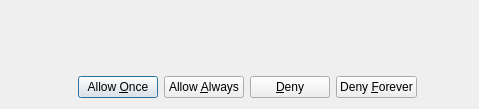
<ui version="4.0" >
 <author></author>
 <comment></comment>
 <exportmacro></exportmacro>
 <class>KBetterThanKDialogBase</class>
 <widget class="QDialog" name="KBetterThanKDialogBase" >
  <property name="geometry" >
   <rect>
    <x>0</x>
    <y>0</y>
    <width>479</width>
    <height>109</height>
   </rect>
  </property>
  <layout class="QGridLayout" >
   <property name="margin" >
    <number>11</number>
   </property>
   <property name="spacing" >
    <number>6</number>
   </property>
   <item row="0" column="0" colspan="3" >
    <widget class="QLabel" name="_label" />
   </item>
   <item row="1" column="2" >
    <spacer>
     <property name="orientation" >
      <enum>Qt::Horizontal</enum>
     </property>
     <property name="sizeType" >
      <enum>QSizePolicy::Expanding</enum>
     </property>
     <property name="sizeHint" >
      <size>
       <width>41</width>
       <height>21</height>
      </size>
     </property>
    </spacer>
   </item>
   <item row="1" column="1" >
    <layout class="QHBoxLayout" >
     <property name="margin" >
      <number>0</number>
     </property>
     <property name="spacing" >
      <number>6</number>
     </property>
     <item>
      <widget class="QPushButton" name="_allowOnce" >
       <property name="text" >
        <string>Allow &amp;Once</string>
       </property>
       <property name="default" >
        <bool>true</bool>
       </property>
      </widget>
     </item>
     <item>
      <widget class="QPushButton" name="_allowAlways" >
       <property name="text" >
        <string>Allow &amp;Always</string>
       </property>
      </widget>
     </item>
     <item>
      <widget class="QPushButton" name="_deny" >
       <property name="text" >
        <string>&amp;Deny</string>
       </property>
      </widget>
     </item>
     <item>
      <widget class="QPushButton" name="_denyForever" >
       <property name="text" >
        <string>Deny &amp;Forever</string>
       </property>
      </widget>
     </item>
    </layout>
   </item>
   <item row="1" column="0" >
    <spacer>
     <property name="orientation" >
      <enum>Qt::Horizontal</enum>
     </property>
     <property name="sizeType" >
      <enum>QSizePolicy::Expanding</enum>
     </property>
     <property name="sizeHint" >
      <size>
       <width>61</width>
       <height>21</height>
      </size>
     </property>
    </spacer>
   </item>
  </layout>
 </widget>
 <layoutdefault spacing="6" margin="11" />
 <pixmapfunction>qPixmapFromMimeSource</pixmapfunction>
 <resources/>
 <connections/>
</ui>
